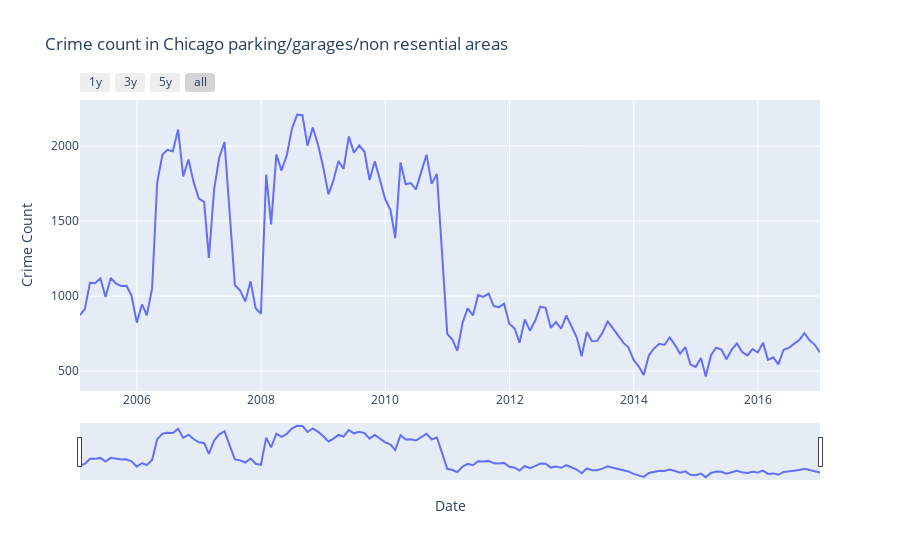

Notebook code for this chart:
### Code cell
# plot interactive slider chart
fig = px.line(ts_df_parking, x='Date',y='Crime Count', title= 'Crime count in Chicago parking/garages/non resential areas')

fig.update_xaxes(
rangeslider_visible =True,
rangeselector=dict(
        buttons=list([
                dict(count=1,label="1y",step="year",stepmode="backward"),
                dict(count=2,label="3y",step="year",stepmode="backward"),
                dict(count=3,label="5y",step="year",stepmode="backward"),
                dict(step="all")
                    ])
                )
                )
fig.show()

### Figure 1 — Plotly figure (JSON) as saved in the notebook; plotly's stock layout.template omitted (floating-point values rounded to 4 significant figures; data arrays with more than 128 entries replaced by an {"elided": "..."} marker saying what was removed)
{"data": [{"hovertemplate": "Date=%{x}<br>Crime Count=%{y}<extra></extra>", "legendgroup": "", "line": {"color": "#636efa", "dash": "solid"}, "marker": {"symbol": "circle"}, "mode": "lines", "name": "", "orientation": "v", "showlegend": false, "type": "scatter", "x": {"elided": "144 str values"}, "xaxis": "x", "y": {"elided": "144 int values"}, "yaxis": "y"}], "layout": {"legend": {"tracegroupgap": 0}, "title": {"text": "Crime count in Chicago parking/garages/non resential areas"}, "xaxis": {"anchor": "y", "domain": [0, 1], "rangeselector": {"buttons": [{"count": 1, "label": "1y", "step": "year", "stepmode": "backward"}, {"count": 2, "label": "3y", "step": "year", "stepmode": "backward"}, {"count": 3, "label": "5y", "step": "year", "stepmode": "backward"}, {"step": "all"}]}, "rangeslider": {"visible": true}, "title": {"text": "Date"}}, "yaxis": {"anchor": "x", "domain": [0, 1], "title": {"text": "Crime Count"}}}}
